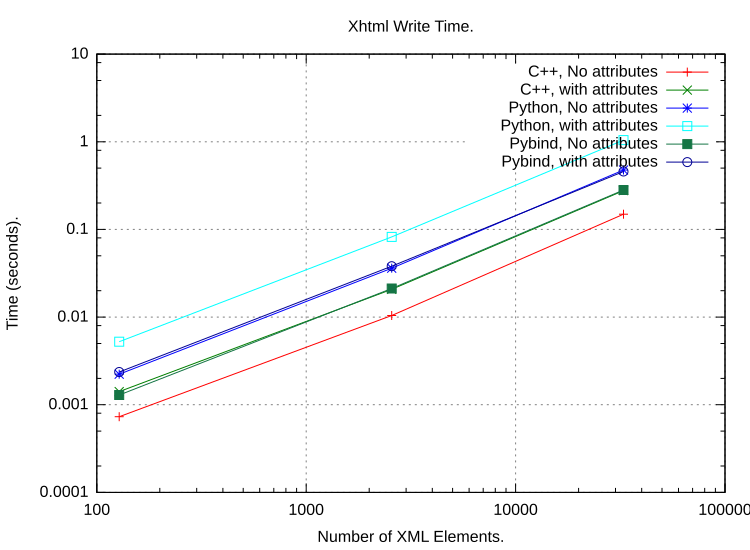

Recreate this plot in gnuplot.
set logscale x
set grid
set title "Xhtml Write Time."
set xlabel "Number of XML Elements."
set xtics
#set format x ""

set logscale y
set ylabel "Time (seconds)."
# set yrange [8:35]
# set ytics 8,35,3

# set logscale y2
# set y2label "Bytes"
# set y2range [1:1e9]
# set y2tics

set pointsize 1
set datafile separator whitespace#"\t"
set datafile missing "NaN"
# Curve fit
#cost(x) = a + (b / (x/1024))
#fit cost(x) "XhtmlWriteTime.dat" using 1:2 via a,b

set terminal svg size 750,550           # choose the file format
set output "XhtmlWriteTime.svg"   # choose the output device

#set key title "Window Length"

#  lw 2 pointsize 2
plot "XhtmlWriteTime.dat" using 1:2 t "C++, No attributes" with linespoints, \
    "XhtmlWriteTime.dat" using 1:3 t "C++, with attributes" with linespoints, \
    "XhtmlWriteTime.dat" using 1:4 t "Python, No attributes" with linespoints, \
    "XhtmlWriteTime.dat" using 1:5 t "Python, with attributes" with linespoints, \
    "XhtmlWriteTime.dat" using 1:6 t "Pybind, No attributes" with linespoints, \
    "XhtmlWriteTime.dat" using 1:7 t "Pybind, with attributes" with linespoints, \
    "XhtmlWriteTime.dat" using 1:8 t "Python, No attributes" with linespoints, \
    "XhtmlWriteTime.dat" using 1:9 t "Python, with attributes" with linespoints

reset
